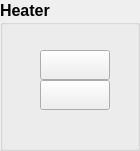
  <widget class="QGroupBox" name="groupBox_2" >
   <property name="geometry" >
    <rect>
     <x>230</x>
     <y>40</y>
     <width>140</width>
     <height>151</height>
    </rect>
   </property>
   <property name="font" >
    <font>
     <pointsize>12</pointsize>
     <weight>75</weight>
     <bold>true</bold>
    </font>
   </property>
   <property name="title" >
    <string>Heater</string>
   </property>
   <widget class="CAPushButton" name="caPushButton_6" >
    <property name="geometry" >
     <rect>
      <x>40</x>
      <y>50</y>
      <width>70</width>
      <height>30</height>
     </rect>
    </property>
    <property name="buttonType" >
     <enum>CAPushButton::PulseButton</enum>
    </property>
    <property name="pvname" >
     <string>ICP_HEAT2_CMD_ON</string>
    </property>
    <property name="truelabel" >
     <string>RUN</string>
    </property>
    <property name="falselabel" >
     <string>RUN</string>
    </property>
    <property name="selColor" >
     <color>
      <red>0</red>
      <green>255</green>
      <blue>0</blue>
     </color>
    </property>
   </widget>
   <widget class="CALabel" name="caLabel_2" >
    <property name="geometry" >
     <rect>
      <x>44</x>
      <y>30</y>
      <width>60</width>
      <height>20</height>
     </rect>
    </property>
    <property name="font" >
     <font>
      <pointsize>12</pointsize>
      <weight>75</weight>
      <bold>true</bold>
     </font>
    </property>
    <property name="alignment" >
     <set>Qt::AlignCenter</set>
    </property>
    <property name="pvname" >
     <string>ICP_HEAT2_ST_BI</string>
    </property>
    <property name="cmode" stdset="0" >
     <enum>CALabel::Alarm</enum>
    </property>
    <property name="truelabel" >
     <string>RUN</string>
    </property>
    <property name="falselabel" >
     <string>STOP</string>
    </property>
   </widget>
   <widget class="CAPushButton" name="caPushButton_7" >
    <property name="geometry" >
     <rect>
      <x>40</x>
      <y>80</y>
      <width>70</width>
      <height>30</height>
     </rect>
    </property>
    <property name="buttonType" >
     <enum>CAPushButton::PulseButton</enum>
    </property>
    <property name="pvname" >
     <string>ICP_HEAT2_CMD_OFF</string>
    </property>
    <property name="truelabel" >
     <string>STOP</string>
    </property>
    <property name="falselabel" >
     <string>STOP</string>
    </property>
    <property name="selColor" >
     <color>
      <red>0</red>
      <green>255</green>
      <blue>0</blue>
     </color>
    </property>
   </widget>
   <widget class="CADisplayer" name="caDisplayer1_8" >
    <property name="geometry" >
     <rect>
      <x>40</x>
      <y>120</y>
      <width>74</width>
      <height>23</height>
     </rect>
    </property>
    <property name="font" >
     <font>
      <pointsize>12</pointsize>
     </font>
    </property>
    <property name="pvname" >
     <string>ICP_TC_RD_04</string>
    </property>
    <property name="unit" >
     <string>℃</string>
    </property>
   </widget>
  </widget>
